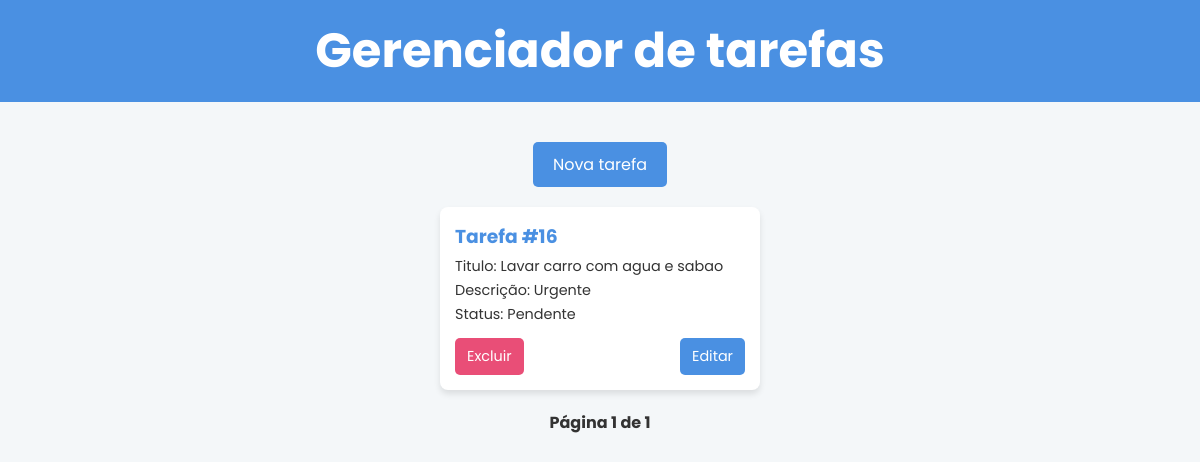
Before: / with the older database file.
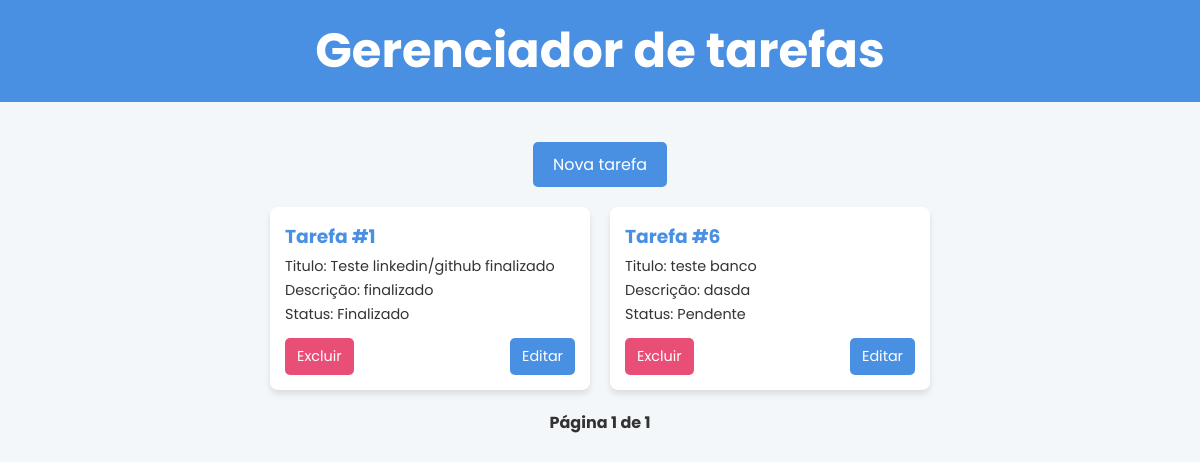
After: the same page with the newer database file.
### tasks/models.py (models this page shows)
class Task(models.Model):
    id = models.AutoField(primary_key=True)
    title = models.CharField(unique=True,max_length=200)
    description = models.CharField(max_length=500)
    status = models.ForeignKey(Status, on_delete=models.CASCADE, related_name="status", default=1)
    is_finished = models.BooleanField(default=False)

class Status(models.Model):
    id = models.AutoField(primary_key=True)
    type_status = models.CharField(max_length=200,unique=True)
    def __str__(self):
        return self.type_status

### tasks/views.py (the view)
# urls.py: path('', view=home_view, name='home'),
def home_view(request):
    list_tasks = Task.objects.all().order_by('id')
    paginator = Paginator(list_tasks, 4)
    page_number = request.GET.get('page')
    page_obj = paginator.get_page(page_number)
    return render(request,'index.html',{"page_obj":page_obj})

### tasks/templates/index.html (shortened to what this page needs)
{% load static %}
<!DOCTYPE html>
<html lang="pt-br">
<head>
    <link rel="stylesheet" href="{% static 'css/style.css' %}">
</head>
<body>
    <header>
        <h1>Gerenciador de tarefas</h1>
    </header>
    <main>
        <div class="container">
            <div class="add-task">
                <a href="{% url 'new_task' %}"><button>Nova tarefa</button></a>
            </div>
            <div class="container-tasks">
                {% for task in page_obj %}
                <div class="task">
                    <div class="content">
                        <h3>Tarefa #{{ task.id }}</h3>
                        <p>Titulo: {{task.title}}</p>
                        <p>Descrição: {{task.description}}</p>
                        <p>Status: {{task.status}}</p>
                    </div>
                    <div class="choice-button">
                        <a href="{% url 'remove_task' task.id %}" onclick="return confirmarExclusao()" >
                            <button>
                                Excluir
                            </button>
                        </a>
                        <a href="{% url 'edit_task' task.id%}">
                            <button>
                                Editar
                            </button>
                        </a>
                    </div>
                </div>
                {% endfor %}
            </div>
            <div class="pagination">
                <span>Página {{ page_obj.number }} de {{ page_obj.paginator.num_pages }}</span>
            </div>
        </div>
    </main>
</body>
</html>

### static/css/style.css (style rules this page uses)
:root { --primary-color: #4A90E2; --secondary-color: #E94E77; --bg-color: #F4F7F9; --text-color: #333; --white: #fff; --gray: #ccc; }
* { margin: 0; padding: 0; box-sizing: border-box; font-family: 'Poppins', sans-serif; }
body { background-color: var(--bg-color); color: var(--text-color); flex-direction: column; align-items: center; min-height: 100vh; }
header { background-color: var(--primary-color); color: var(--white); width: 100%; text-align: center; padding: 15px 0; font-size: 1.5rem; font-weight: 600; }
.container { width: 90%; max-width: 800px; margin: 20px auto; padding: 20px; }
.container-tasks { display: flex; flex-wrap: wrap; gap: 20px; max-width: 1000px; justify-content: center; }
.add-task { text-align: center; margin-bottom: 20px; }
.add-task button { background-color: var(--primary-color); color: var(--white); border: none; padding: 10px 20px; font-size: 1rem; cursor: pointer; border-radius: 5px; transition: 0.3s; }
.task { background-color: var(--white); border-radius: 8px; padding: 15px; width: 320px; min-height: 180px; box-shadow: 0px 4px 6px rgba(0, 0, 0, 0.1); display: flex; flex-direction: column; justify-content: space-between; }
.task h3 { color: var(--primary-color); margin-bottom: 5px; }
.task p { font-size: 0.9rem; margin: 3px 0; }
.choice-button { display: flex; justify-content: space-between; margin-top: 10px; }
.choice-button a { text-decoration: none; }
.choice-button button { border: none; padding: 8px 12px; font-size: 0.9rem; cursor: pointer; border-radius: 5px; transition: 0.3s; }
.choice-button a:first-child button { background-color: var(--secondary-color); color: var(--white); }
.choice-button a:last-child button { background-color: var(--primary-color); color: var(--white); }
.pagination { text-align: center; margin-top: 20px; }
.pagination span { font-weight: bold; margin: 0 10px; }

Changed rows visible on the page:
removed Task: id "16", title "Lavar carro com agua e sabao", description "Urgente", status "Pendente"
added Task: id "1", title "Teste linkedin/github finalizado", description "finalizado", status "Finalizado"
added Task: id "6", title "teste banco", description "dasda", status "Pendente"
